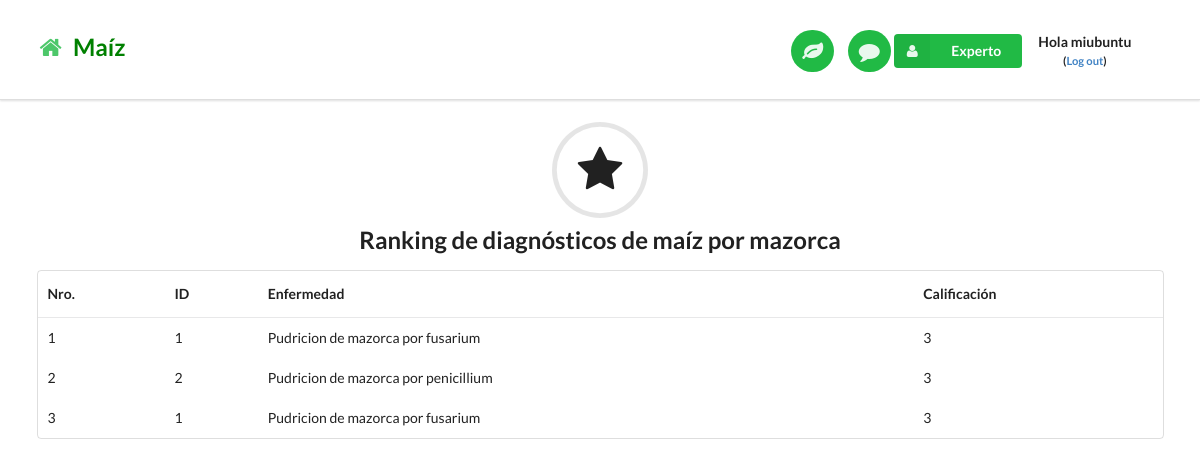
The app's page /reportecalificacionmaizmaes/ (signed in) with its own data.
### core/models.py (models this page shows, shortened)
class Reviewmaes(models.Model):
    enfermedadName = models.CharField(max_length=50)
    enfermedadId = models.IntegerField()
    comment = models.TextField()
    reviewer = models.CharField(max_length=50)
    stars = models.IntegerField()
    createdTime =  models.DateField(auto_now=True, auto_now_add=False)

### core/views.py (the view)
# urls.py: url(r'^reportecalificacionmaizmaes/$', views.reportecalificacionmaizmaesPage, name='reportecalificacionmaizmaesPage'),
@login_required
def reportecalificacionmaizmaesPage(request):
    reviewmaiz = Reviewmaes.objects.order_by('-stars')
    return render(request, 'reportecalificacionmaizmaes.html', {'reviewmaiz':reviewmaiz})

### templates/reportecalificacionmaizmaes.html
{% extends "base.html" %}
{% load staticfiles %}
{% block content %}
<h2 class="ui center aligned icon header">
  <i class="circular star icon"></i>
  Ranking de diagnósticos de maíz por mazorca
</h2>
<div class="ui container">
<table class="ui basic table">
  <thead>
    <tr>
      <th>Nro.</th>
      <th>ID</th>
      <th>Enfermedad</th>
      <th>Calificación</th>
    </tr>
  </thead>
  {% for reviewmaiz in reviewmaiz %}
  <tbody>
    <tr>
      <td>{{ reviewmaiz.id }}</td>
      <td>{{ reviewmaiz.enfermedadId }}</td>
      <td>{{ reviewmaiz.enfermedadName }}</td>
      <td>{{ reviewmaiz.stars }}</td>
    </tr>
  </tbody>
  {% endfor %}
</table>
</div>
<br>
{% endblock %}

### templates/base.html (shortened to what this page needs)
{% load staticfiles %}
<!DOCTYPE html>
<html lang="en">
<head>
  <link rel="stylesheet" href="{% static "css/semantic.min.css" %}"/>
  <link rel="stylesheet" href="{% static "css/common.css" %}"/>
</head>
<body>
  {% block nav-bar %}
    <div class="ui top fixed menu borderless main nav-bar">
      <div class="ui container">
        <br> <h2><a href="/"><i class="green home icon link"></i>  <span style="color:green"> Maíz</span></a></h2>
        <div class="right item">
          <a id="preference-link" href="/preferences"><button class="circular ui icon green button nav-button"> <i class="large leaf icon link"></i> </button></a>
          <a href="/about"><button class="circular ui icon green button nav-button"> <i class="large comment icon link"></i> </button></a>
{% if user.is_authenticated %}
<div class="ui floating labeled icon dropdown green button">
          <i class="user icon"></i>
          <span class="text">Experto</span>
        </div>
{% if user.is_authenticated %}
    <div class="item">
        <p class="top-menu" style="text-align:center;"> <b> Hola {{ user.username }} <br> <small>(<a href="{% url 'logout' %}">Log out</a>)</small> </b> </p>
    </div>
{% endif %}
{% endif %}
        </div>
      </div>
    </div>
<br>
  {% endblock %}
  {% block content %}
  {% endblock %}
</body>
</html>

### static/css/common.css (style rules this page uses)
body { padding-top: 74px; }
.nav-bar { padding-top: 7px; padding-bottom: 4px; }
.nav-button { margin-left: 10px !important; }

### records on screen
Reviewmaes: id "1", enfermedadId "1", enfermedadName "Pudricion de mazorca por fusarium", stars "3"
Reviewmaes: id "2", enfermedadId "2", enfermedadName "Pudricion de mazorca por penicillium", stars "3"
Reviewmaes: id "3", enfermedadId "1", enfermedadName "Pudricion de mazorca por fusarium", stars "3"

### other values on screen
{{ user.username }} "miubuntu"
